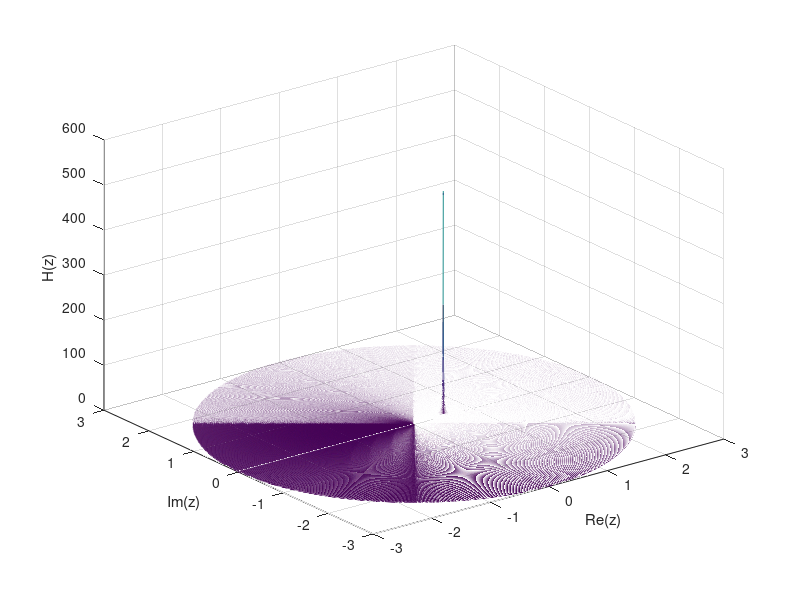

This figure's MATLAB source:
clear all;close all; clc;
% Define the frequency range
w = linspace(-pi, pi, 1001); % Frequency range
% Initialize arrays for Z and H values
Z = []; % Initialize Z values
H = []; % Initialize H values
% Generate Z values for radius from 0 to 3
for r = linspace(0, 3, 1001)
 Z = [Z; r .* exp(1j * w)]; % Create Z values for each radius
end
% Calculate the transfer function H(z)
H = (2 .* Z) ./ (2 .* Z - 1); % H(z) formula
% Plotting the 3D mesh of H(z) in the Z plane
mesh(real(Z), imag(Z), abs(H)); % Plot mesh
grid on;
% Add labels to the plot
xlabel('Re(z)'); % Real part of Z
ylabel('Im(z)'); % Imaginary part of Z
zlabel('H(z)'); % Magnitude of H(z)